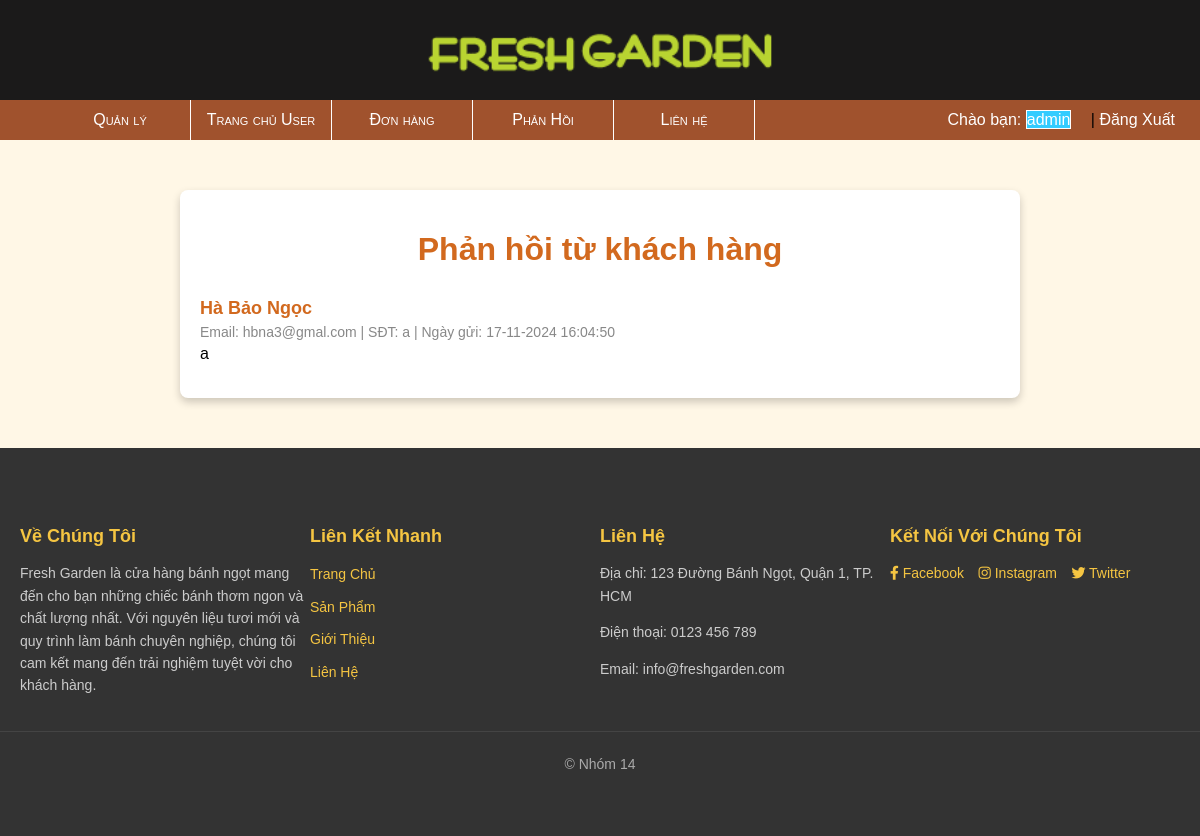
The page /Admin/Phanhoi/Phanhoi.php (signed in) on the database its author committed.
### tables this page shows
CREATE TABLE `contacts` (
  `id` int(11) NOT NULL,
  `name` varchar(255) NOT NULL,
  `email` varchar(255) NOT NULL,
  `phone` varchar(15) DEFAULT NULL,
  `message` text NOT NULL,
  `created_at` timestamp NOT NULL DEFAULT current_timestamp()
);

### Admin/Phanhoi/Phanhoi.php (the view, shortened to what this page needs)
<?php
include('../../ketnoi.php');
$query = "SELECT * FROM contacts ORDER BY created_at DESC";
$result = mysqli_query($conn, $query);
?>
<!DOCTYPE html>
<html lang="en">
<head>
    <link rel="stylesheet" href="../../Header/header.css">
    <link rel="stylesheet" href="../menuAD/menuCon.css">
    <link rel="stylesheet" href="../../Footer/footer.css">
</head>
<body>
<?php
    include('../../Header/header.php');
    include('../menuAD/menuNgang.php');
?>
<div class="container">
    <h1>Phản hồi từ khách hàng</h1>
    <?php if (mysqli_num_rows($result) > 0): ?>
        <?php while ($row = mysqli_fetch_assoc($result)): ?>
            <div class="feedback">
                <h3><?php echo htmlspecialchars($row['name']); ?></h3>
                <p class="meta">
                    Email: <?php echo htmlspecialchars($row['email']); ?> |
                    SĐT: <?php echo htmlspecialchars($row['phone']); ?> |
                    Ngày gửi: <?php echo date('d-m-Y H:i:s', strtotime($row['created_at'])); ?>
                </p>
                <p><?php echo nl2br(htmlspecialchars($row['message'])); ?></p>
            </div>
        <?php endwhile; ?>
    <?php else: ?>
        <p>Không có phản hồi nào.</p>
    <?php endif; ?>
</div>
<?php
include('../../Footer/footer.php');
?>
</body>
</html>

### Header/header.css (style rules this page uses)
html, body { width: 100%; height: 100%; margin: 0; padding: 0; box-sizing: border-box; }

### Admin/Phanhoi/Phanhoi.php (style rules this page uses)
body { font-family: Arial, sans-serif; background-color: #fff7e6; margin: 0; padding: 0; }
.container { margin: 50px auto; max-width: 800px; background: #fff; border-radius: 8px; box-shadow: 0 4px 8px rgba(0, 0, 0, 0.2); padding: 20px; }
h1 { color: #d2691e; text-align: center; margin-bottom: 20px; }
.feedback { border-bottom: 1px solid #ddd; padding: 10px 0; }
.feedback:last-child { border-bottom: none; }
.feedback p { margin: 5px 0; }
.feedback h3 { margin: 0; font-size: 18px; color: #d2691e; }
.feedback .meta { font-size: 14px; color: #888; }

### rows shown on the page
contacts: name "Hà Bảo Ngọc", email "hbna3@gmal.com", phone "a", created_at "17-11-2024 16:04:50", message "a"

### other values the page prints
$_SESSION["username"] "admin"
